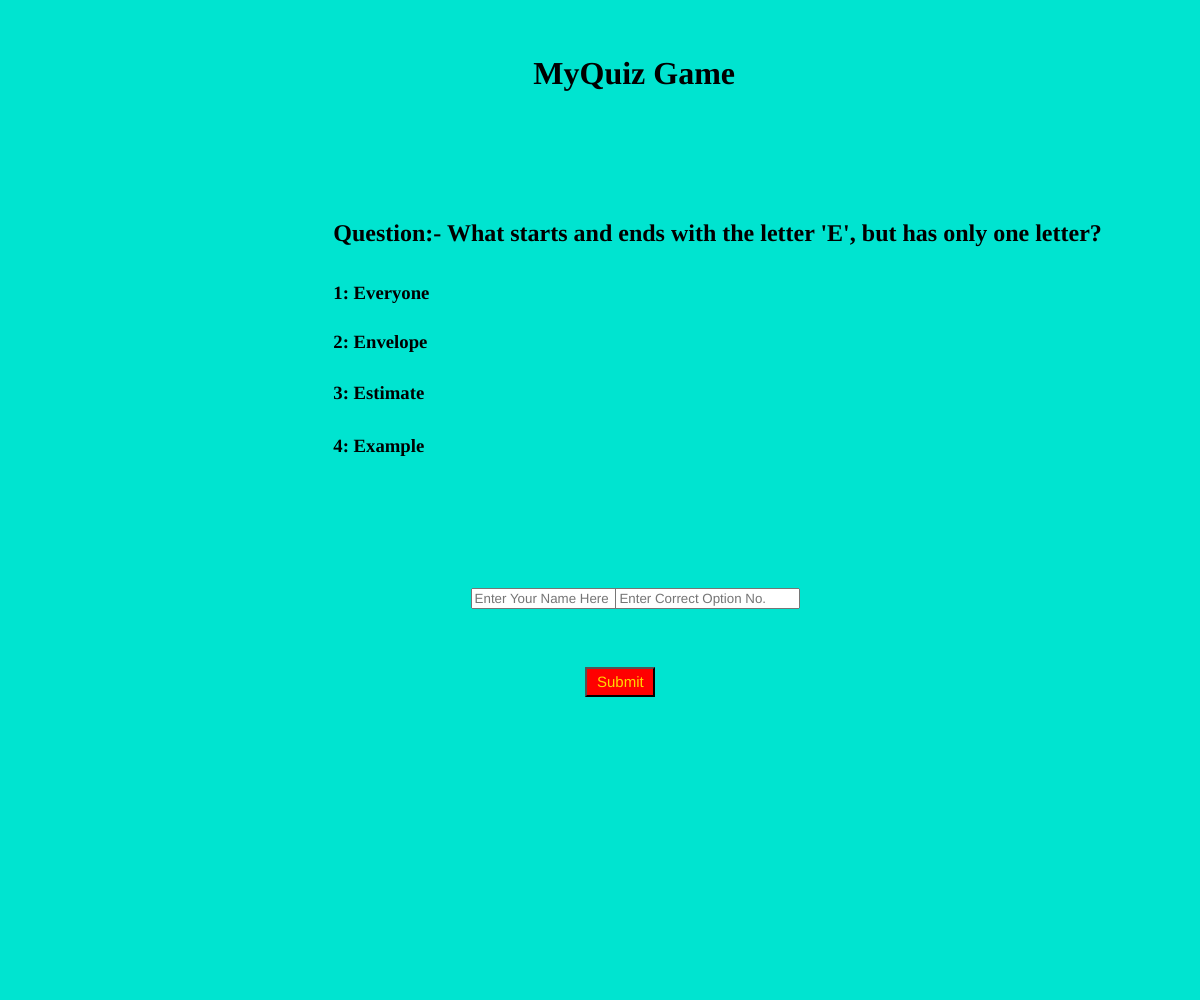
Frame 1 (no input)
Frame 60 (no input): identical to frame 1, image omitted
Frame 120 (the mouse pressed at the canvas centre since frame 60): identical to frame 1, image omitted

The p5.js sketch that drew this single still picture (run headless with seeded random() and noise() and a simulated clock; from frame 60 on, the mouse is pressed at the canvas centre):

// p5.js sketch
// ── sketch.js
var submitButton;
var inp_1, inp_2;
var title;
var question;
var op_1, op_2, op_3, op_4;

function setup() {
  createCanvas(window.innerWidth, window.innerHeight);

  //submit button
  submitButton = createButton();
  submitButton.html("Submit");
  submitButton.position(window.innerWidth/2.05, window.innerHeight/1.5);
  submitButton.style("width", "70px");
  submitButton.style("height", "30px");
  submitButton.style("backgroundColor", "red");
  submitButton.style("color", "gold");
  submitButton.style("fontSize", "15px");

  //input buttons
  inp_1 = createInput();
  inp_1.position(window.innerWidth/2.55, window.innerHeight/1.7);
  inp_1.attribute("placeholder", "Enter Your Name Here");
  inp_2 = createInput();
  inp_2.position(window.innerWidth/1.95, window.innerHeight/1.7);
  inp_2.attribute("placeholder", "Enter Correct Option No.");

  //title
  title = createElement("h1");
  title.html("MyQuiz Game");
  title.position(window.innerWidth/2.25, window.innerHeight/30);
  
  //question
  question = createElement("h2");
  question.html("Question:- What starts and ends with the letter 'E', but has only one letter? ");
  question.position(window.innerWidth/3.6, window.innerHeight/5);

  //option 1
  op_1 = createElement("h3");
  op_1.html("1: Everyone");
  op_1.position(window.innerWidth/3.6, window.innerHeight/3.8);

  //option 2
  op_2 = createElement("h3");
  op_2.html("2: Envelope");
  op_2.position(window.innerWidth/3.6, window.innerHeight/3.2);

  //option 3
  op_3 = createElement("h3");
  op_3.html("3: Estimate");
  op_3.position(window.innerWidth/3.6, window.innerHeight/2.75);

  //option 4
  op_4 = createElement("h3");
  op_4.html("4: Example");
  op_4.position(window.innerWidth/3.6, window.innerHeight/2.4);

}

function draw() {
  background(0, 228, 208);
}
